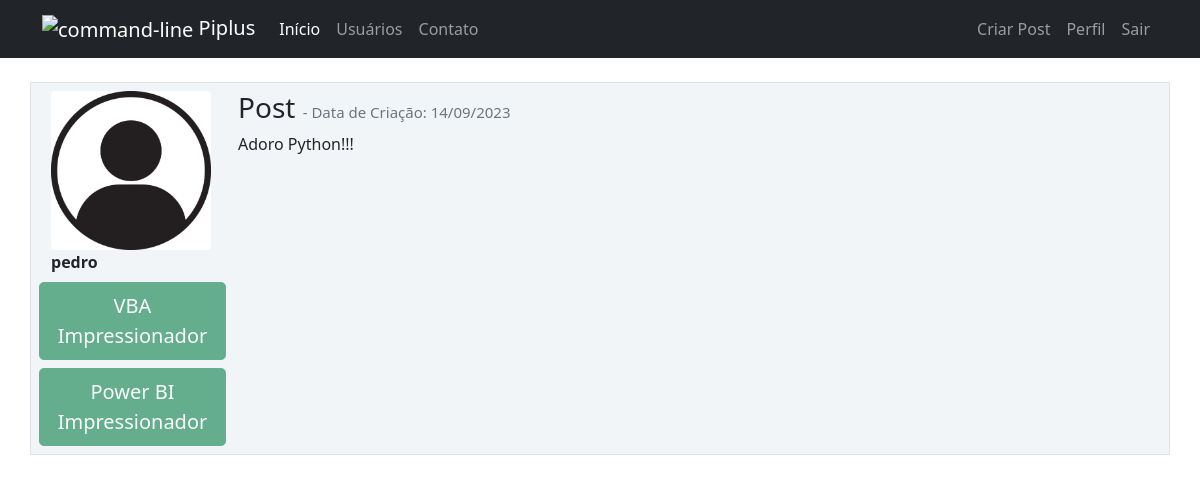
/post/9 (signed in), run on the app's committed database.
### Piplus/models.py (models this page shows)
class Usuario(database.Model, UserMixin):
    id = database.Column(database.Integer, primary_key=True)
    username = database.Column(database.String, nullable=False)
    email = database.Column(database.String, nullable=False, unique=True)
    senha = database.Column(database.String, nullable=False)
    foto_perfil = database.Column(database.String, default='default.jpg')
    posts = database.relationship('Post', backref='autor', lazy=True)
    cursos = database.Column(database.String, nullable=False, default='Não Informado')

class Post(database.Model):
    id = database.Column(database.Integer, primary_key=True)
    titulo = database.Column(database.String, nullable=False)
    corpo = database.Column(database.Text, nullable=False)
    data_criacao = database.Column(database.DateTime, nullable=False, default=datetime.utcnow)
    id_usuario = database.Column(database.Integer, database.ForeignKey('usuario.id'), nullable=False)

### Piplus/routes.py (the view)
@app.route("/post/<post_id>", methods=['GET', 'POST'])
@login_required
def exibir_post(post_id):
    post = Post.query.get(post_id)
    if current_user == post.autor:
        form = FormCriarPost()
        if request.method == 'GET':
            form.titulo.data = post.titulo
            form.corpo.data = post.corpo
        elif form.validate_on_submit():
            post.titulo = form.titulo.data
            post.corpo = form.corpo.data
            database.session.commit()
            flash('Post atualizado com sucesso', 'alert-success mt-2')
            return redirect(url_for('home'))
    else:
        form = None
    return render_template('post.html', post=post, form=form)

### Piplus/models.py (called while the page is built)
@login_manager.user_loader
def load_usuario(id_usuario):
    return Usuario.query.get(int(id_usuario))

### Piplus/templates/post.html (shortened to what this page needs)
{% extends 'base.html' %}
{% block body %}
    <div class="container mt-3">
            <div class="row border mt-4 p-2 postclass">
                <div class="col-2">
                    <div class="image pe-2">
                        <img src="{{ url_for('static', filename='fotos_perfil/{}'.format(post.autor.foto_perfil)) }}" class="rounded" width="160" >
                    </div>
                    <strong>{{ post.autor.username }}</strong>
                    <div class="row justify-content-center">
                            {% for curso in post.autor.cursos.split(';') %}
                                <button type="button" class="btn btn-lg btn-success mt-2" disabled>{{ curso }}</button>
                            {% endfor %}
                    </div>
                </div>
                <div class="col-9">
                    <h3>{{ post.titulo }}
                        <small class="text-muted" style="font-size: 15px;"> - Data de Criação: {{ post.data_criacao.strftime('%d/%m/%Y') }}
                        </small>
                    </h3>
                    <p>{{ post.corpo }}</p>
                </div>
            </div>
    </div>
{% endblock %}

### Piplus/static/main.css (style rules this page uses)
.postclass { background-color: #f2f5f8 !important; }

### data on the page
Usuario: foto_perfil (placeholder picture), autor.username "pedro"
Post: titulo "Post", data_criacao "14/09/2023", corpo "Adoro Python!!!"

### other printed values
{{ curso }} "VBA Impressionador" "Power BI Impressionador"
